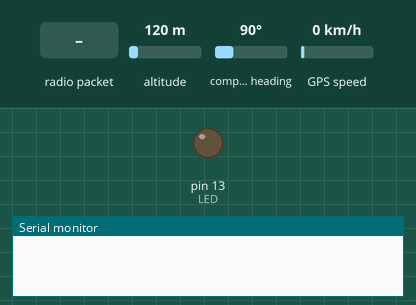
A sketch run on a simulated Arduino Leonardo, built with avr-gcc and run on an emulated ATmega32U4. Parts: output pins drawn as LEDs (lit = HIGH), the last lines printed to the serial monitor. Inputs (shaded band) come from the test bench; at power-on: altitude 120 m, compass heading 90°, GPS speed 0 km/h. The GPS gets a fix after 3 s at 37.7749, -122.4194 with 8 satellites; no radio packets arrive unless stated; pins used as bus, display or sensor lines are not drawn.

Above: at 1.1 s.
At 3.2 s:
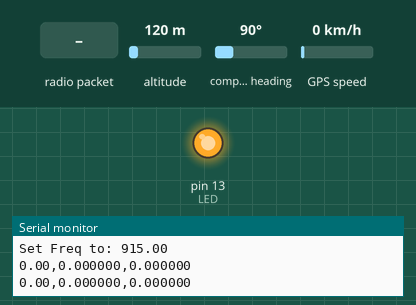
3.3 s: radio packet "1" arrives
Timing chart, 0 to 6.3 s (numbered marks = the images above; inputs shaded):
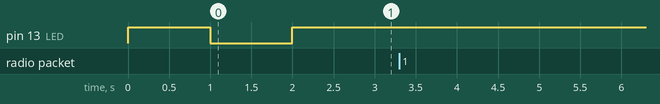

The sketch:

LoRa32_Gps_Tx.ino
```cpp
#include <SPI.h>
#include <RH_RF95.h>
#include <TinyGPS++.h>

#define LED 13
unsigned long tled = 0;

//for lOrA32u4
#define RFM95_CS 8
#define RFM95_RST 4
#define RFM95_INT 7
#define SENDBYTE 25
#define RF95_FREQ 915.0

#define SENDBYTE 25
byte sendVal[SENDBYTE];

// Singleton instance of the radio driver
RH_RF95 rf95(RFM95_CS, RFM95_INT);

TinyGPSPlus gps;
float lat, lon, alt;
uint8_t num_sat;

void setup() {
  pinMode(LED, OUTPUT);
  digitalWrite(LED, HIGH);
  pinMode(RFM95_RST, OUTPUT);
  digitalWrite(RFM95_RST, HIGH);

  Serial.begin(115200);
  delay(1000);
  digitalWrite(LED, LOW);
  Serial1.begin(9600);
  delay(1000);
  digitalWrite(LED, HIGH);
  Serial.println("start transmit gps");

  // manual reset
  digitalWrite(RFM95_RST, LOW);
  delay(10);
  digitalWrite(RFM95_RST, HIGH);
  delay(10);

  while (!rf95.init()) {
    Serial.println("radio init failed");
    while (1);
  }
  Serial.println("radio init OK!");

  if (!rf95.setFrequency(RF95_FREQ)) {
    Serial.println("setFrequency failed");
    while (1);
  }
  Serial.print("Set Freq to: "); Serial.println(RF95_FREQ);

  rf95.setTxPower(23, false);
  tled = millis();
}

void loop() {

  Send();
  // Now wait for a reply12
  uint8_t buf[RH_RF95_MAX_MESSAGE_LEN];
  uint8_t len = sizeof(buf);

  unsigned long tss = millis();

  while ((millis() - tss) < 1000)
  {
    getGPSData();
    if (rf95.available())
    {
      // Should be a reply message for us now
      if (rf95.recv(buf, &len))
      {
        //        Serial.print("Got reply: ");
        //        Serial.println((char*)buf);
        //        Serial.println(buf[1]);
        Serial.print("RSSI: ");
        Serial.println(rf95.lastRssi(), DEC);
        Serial.print("snr: ");
        Serial.println(rf95.lastSNR(), DEC);
      }
      else
      {
        Serial.println("available but not recive");
      }
    }
  }
}


void getGPSData() {
  while (Serial1.available()) {
    char x = Serial1.read();
    //    Serial.print(x);
    gps.encode(x);
  }

  if (gps.location.isValid())
  {
    lat = gps.location.lat();
    lon = gps.location.lng();
    alt = gps.altitude.meters();
    num_sat = gps.satellites.value();
    //    Serial.print(alt);
    //    Serial.print(",");
    //    Serial.print(lat, 6);
    //    Serial.print(",");
    //    Serial.println(lon, 6);
  }
}

void Send() {
  DataSend();
  delay(10);
  rf95.send((uint8_t *)sendVal, SENDBYTE);
  delay(10);
  rf95.waitPacketSent();
  Serial.print(alt);
  Serial.print(",");
  Serial.print(lat, 6);
  Serial.print(",");
  Serial.println(lon, 6);
}

void DataSend() {
  memcpy(sendVal, &lat, 4);
  memcpy(sendVal + 4, &lon, 4);
  memcpy(sendVal + 8, &alt, 4);
  memcpy(sendVal + 12, &num_sat, 1);
}
```
